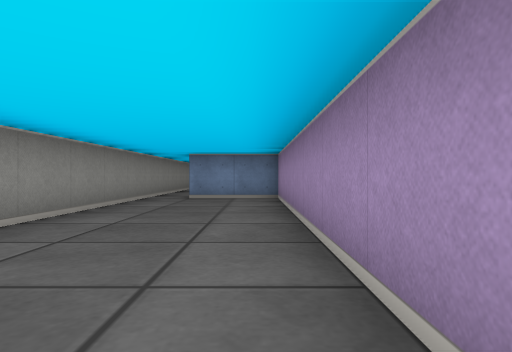
view 1 (above)

20 first-person views from a walk through a cub3D maze. The camera is about half as high as the walls, looks level and sees 75° across. The floor is counted in squares. Each view is taken from the middle of a square. On the plan, view 1 faces up. The plan holds only what a view shows up to about 9 squares ahead; the rest is blank. The place goes on beyond the plan.

view 2
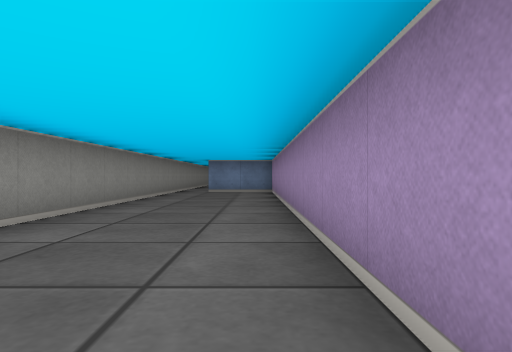

view 3
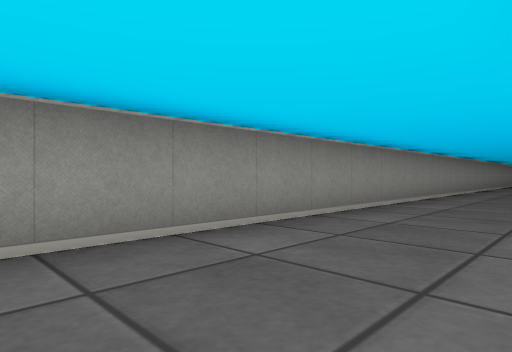

view 4
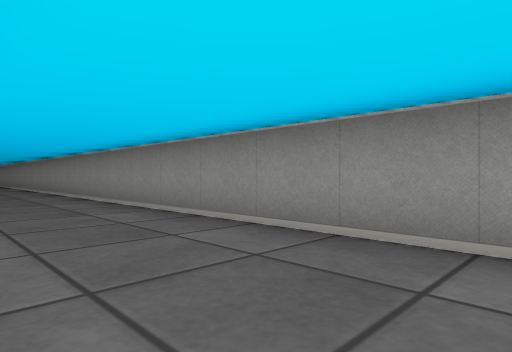

view 5
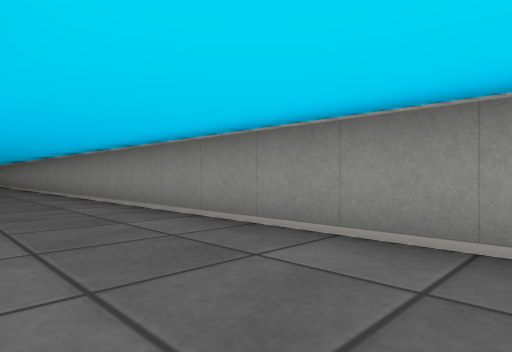

view 6
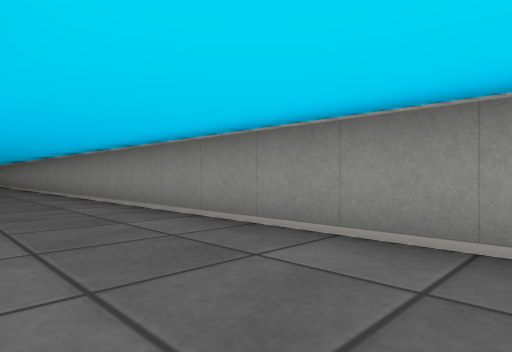

view 7
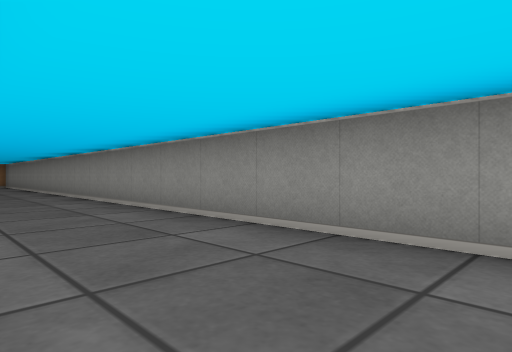

view 8
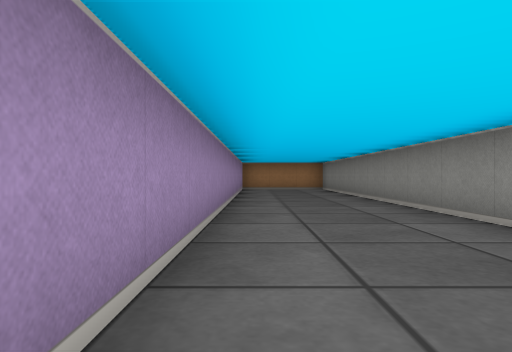

view 9
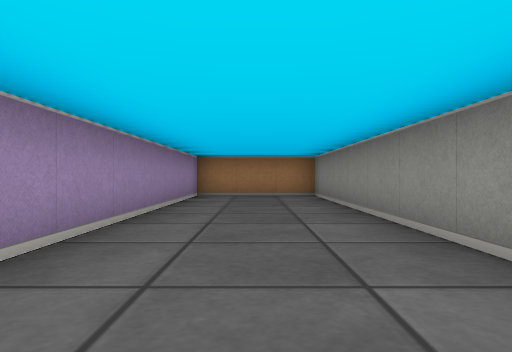

view 10
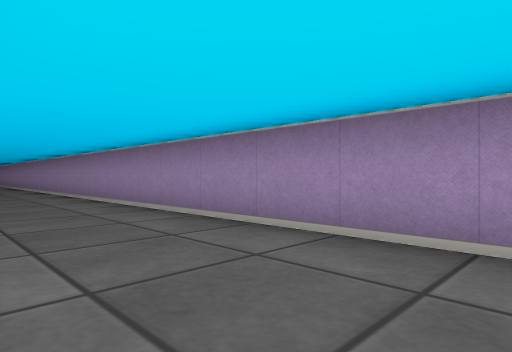

view 11
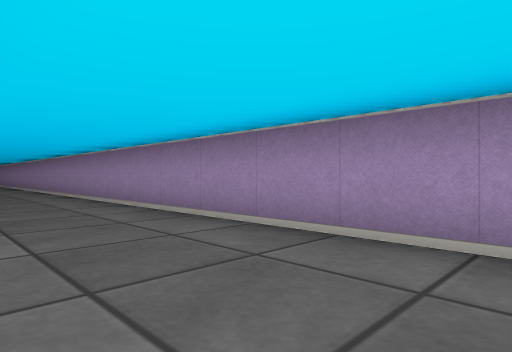

view 12
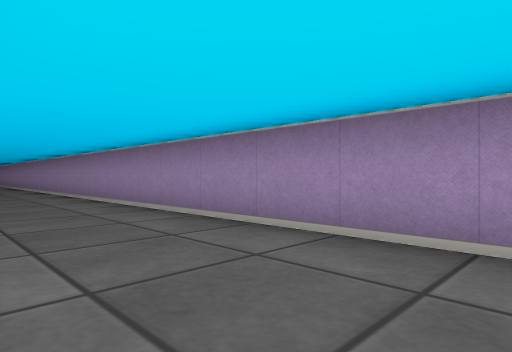

view 13
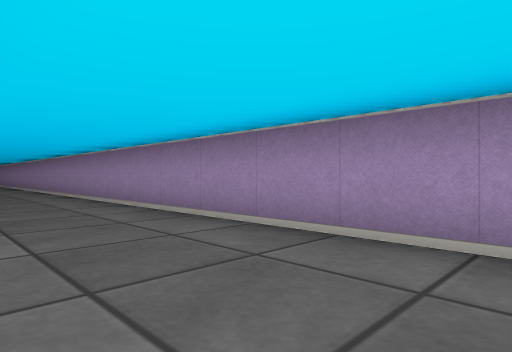

view 14
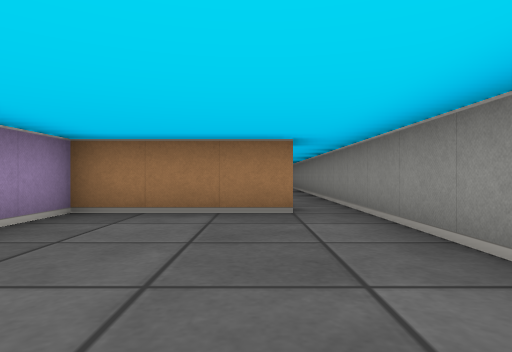

view 15
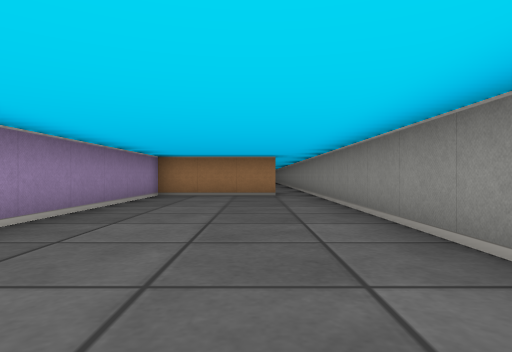

view 16
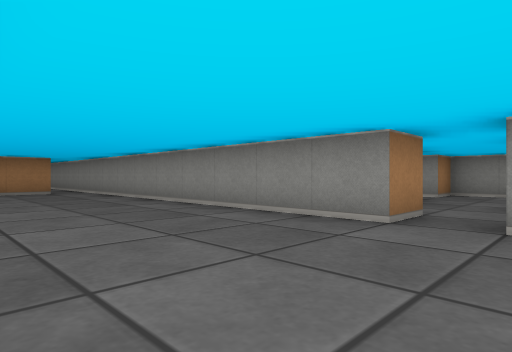

view 17
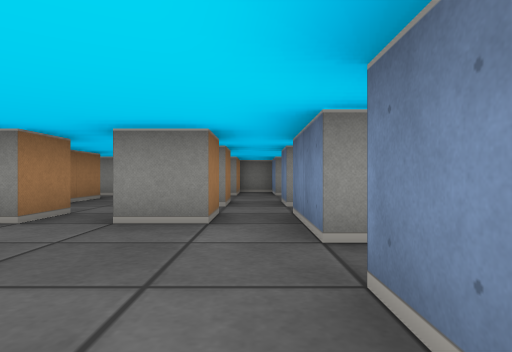

view 18
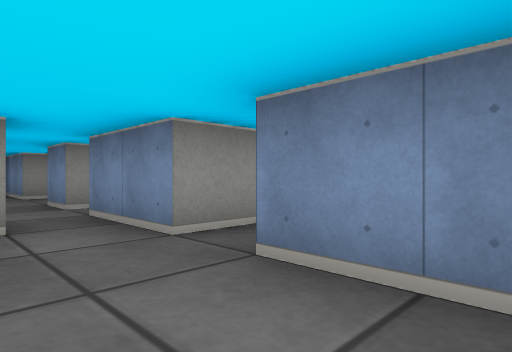

view 19
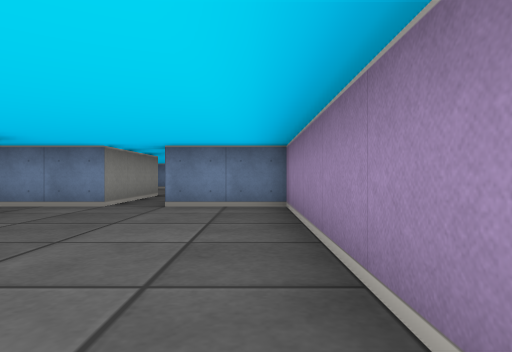

view 20
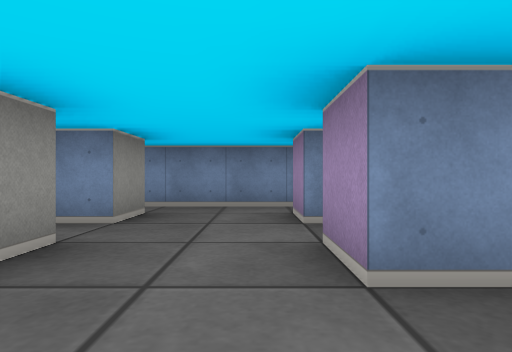

### Floor plan
Ten units are one square. View 1 is at (0, 0); x grows to the right and y downward. Boxes are objects, and circles mark ways between rooms. Rooms are numbered by the first view taken in them; rooms with no view inside come last. Other rooms are left out.
<svg viewBox="-100 -230 120 670">
<path fill="none" stroke="#000" d="M6 -75 -15 -75M-25 -85 -25 435 5 435 5 -72M-35 -175 -25 -175 -25 -85M15 -156 15 -205 -5 -205M-48 -185 -55 -185 -55 -195 -45 -195M-35 -195 -25 -195 -25 -185M-65 -165 -52 -165M-15 -205 -35 -205M-45 -205 -55 -205 -55 -215M-75 -196 -75 -189M-85 -178 -85 -165 -75 -165M-54 -225 -79 -225M-15 -85 15 -85 15 -138M-75 -215 -75 -205 -95 -205"/>
<circle cx="-20" cy="-80" r="3" fill="#2a7"/>
<text x="-10" y="180">1</text>
<text x="-20" y="-160">2</text>
</svg>
Room 1 opens to room 2.

Where each view was taken, in squares from view 1:
view 1: 0 up, 0 right, facing up
view 2: 3 down, 0 right, facing up
view 3: 8 down, 0 right, facing up-left
view 4: 6 down, 0 right, facing down-left
view 5: 13 down, 0 right, facing down-left
view 6: 19 down, 0 right, facing down-left
view 7: 26 down, 0 right, facing down-left
view 8: 31 down, 0 right, facing down
view 9: 35 down, 1 left, facing down
view 10: 34 down, 2 left, facing up-right
view 11: 27 down, 2 left, facing up-right
view 12: 20 down, 2 left, facing up-right
view 13: 13 down, 2 left, facing up-right
view 14: 13 up, 1 left, facing down
view 15: 17 up, 1 left, facing down
view 16: 19 up, 1 right, facing down-left
view 17: 20 up, 1 right, facing left
view 18: 19 up, 1 right, facing up-left
view 19: 15 up, 1 right, facing up
view 20: 17 up, 6 left, facing up
